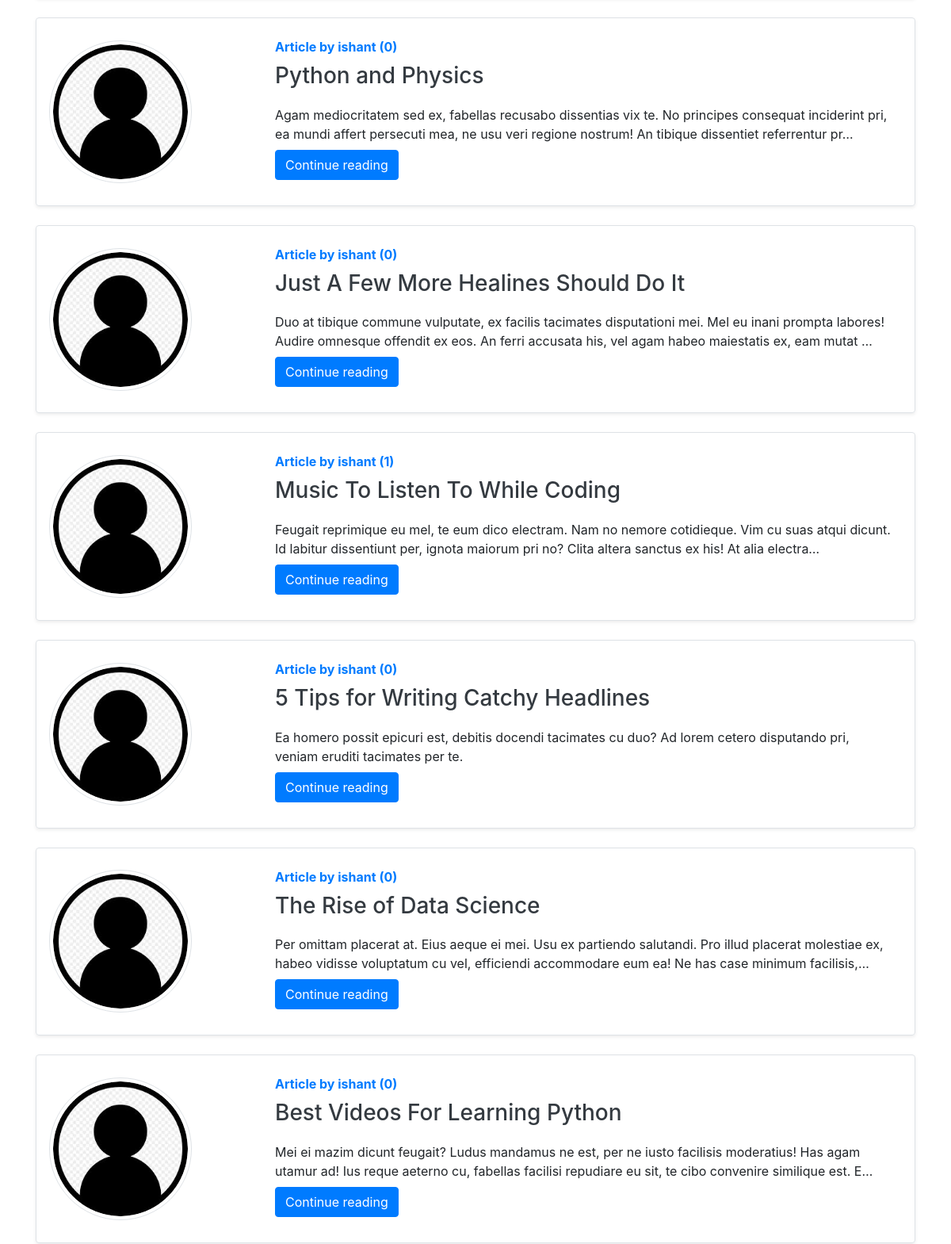
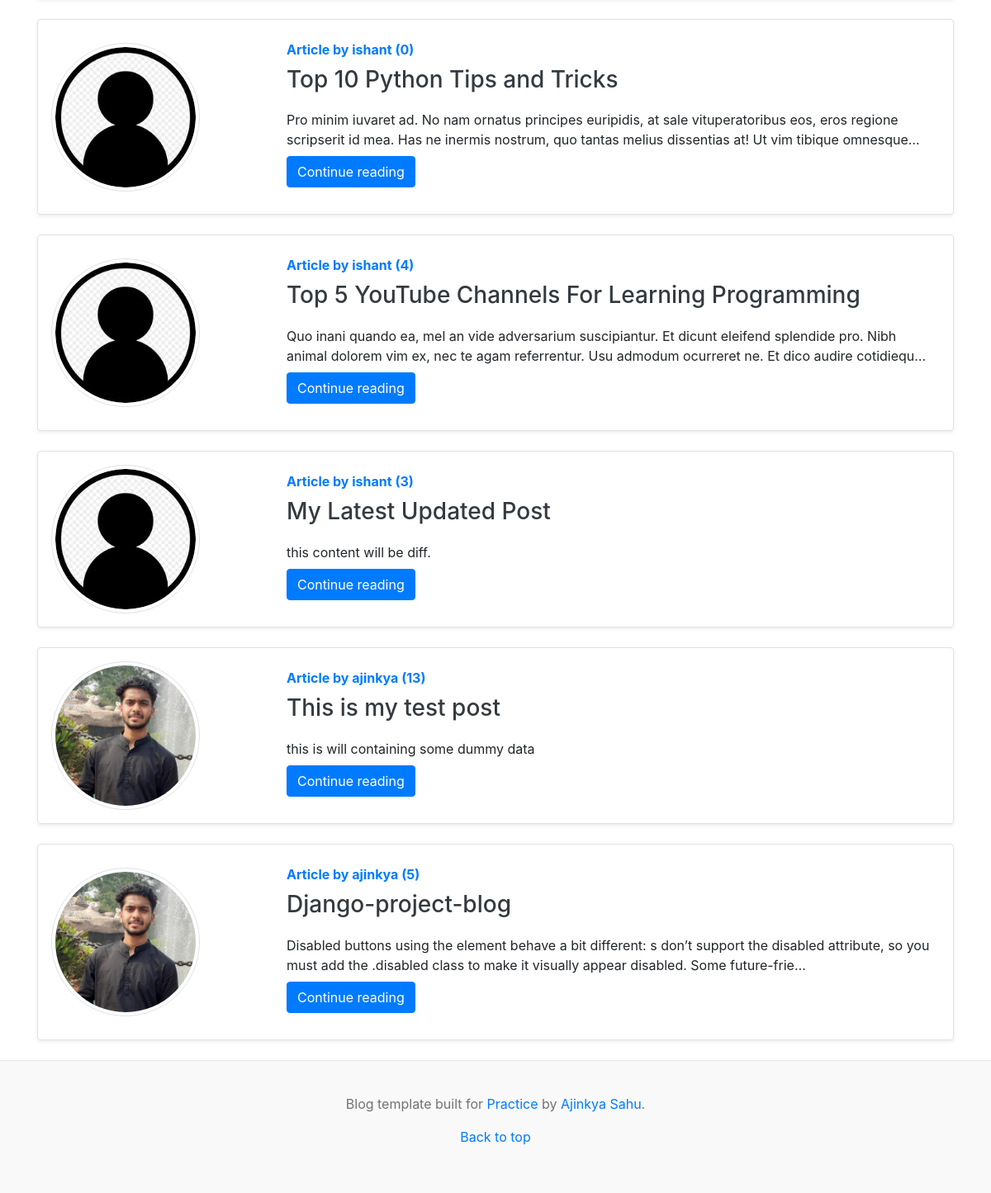
Page /home (lower part) on the earlier database version (2 pictures, top to bottom).
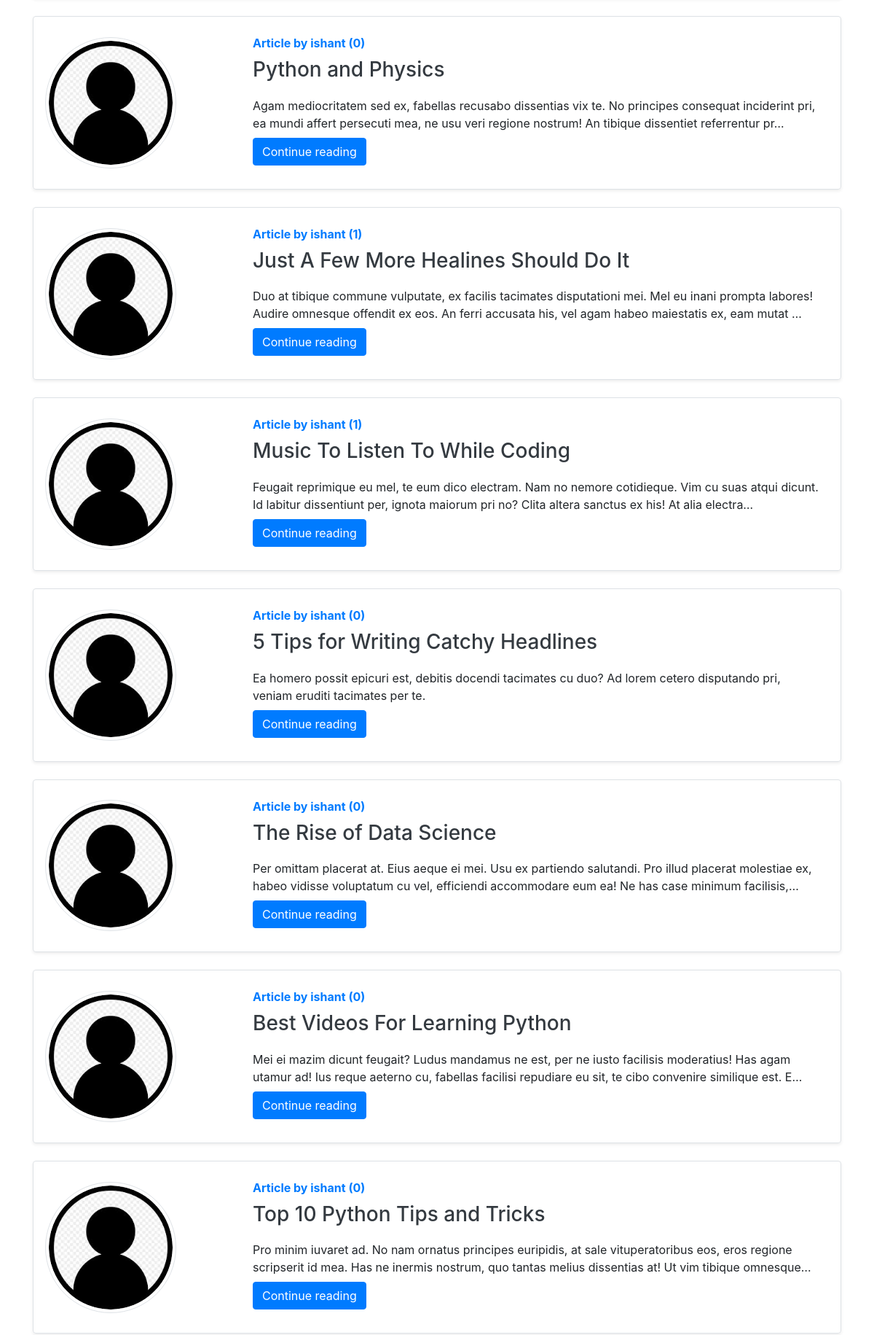
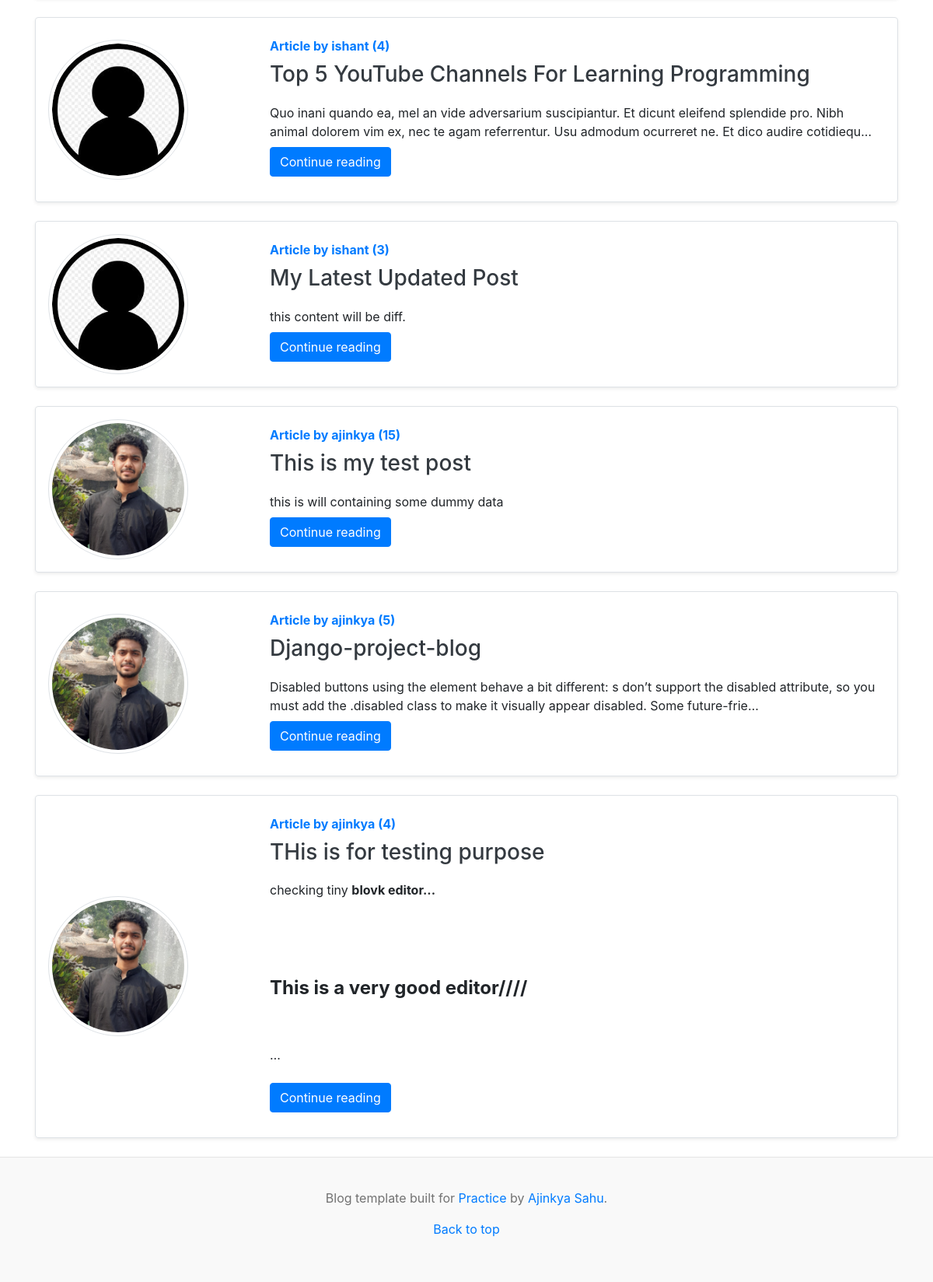
Same page on the later database version (2 pictures, top to bottom).
### blog/models.py (models this page shows, shortened)
class Post(models.Model):
    sno=models.AutoField(primary_key=True)
    title=models.CharField(max_length=255,unique = True)
    author=models.ForeignKey(User, on_delete=models.CASCADE)     #, null=True)
    slug=models.CharField(max_length=130)
    views= models.IntegerField(default=0)
    timeStamp=models.DateTimeField(default = now)
    content =  HTMLField()

### users/models.py (models this page shows, shortened)
class Profile(models.Model):
    user = models.OneToOneField(User,on_delete=models.CASCADE)
    image = models.ImageField(default="default.jpg",upload_to = 'profile_pics')

### home/views.py (the view)
# urls.py: 2. Add a URL to urlpatterns:  path('', views.home, name='home')
def home(request):
    allPosts= Post.objects.all()
    context={'allPosts': allPosts}
    return render(request,'home/home.html',context)

### templates/home/home.html (shortened to what this page needs)
{% extends 'base.html' %} {% block title %} Home{% endblock title %} {% block homeactive %}active{% endblock homeactive %} {% block body %}
<div class="container">
    {% for post in allPosts  %}
    <div class="row no-gutters border align-items-center rounded overflow-hidden flex-md-row mb-4 shadow-sm h-md-250 my-4 position-relative">
        <div class="col-3 d-none d-lg-block p-3">
            <img src="{{post.author.profile.image.url}}" class="img-thumbnail rounded-circle" style="height:180px;width:180px;" alt="img - {{post.author.username}}">
        </div>
        <div class="col p-4 d-flex flex-column position-static">
            <strong class="d-inline-block mb-2 text-primary">Article  by {{post.author}} ({{post.views}})</strong>
            <h3 class="mb-0"><a class="text-dark" href="{% url 'blog:blogPost' post.title %}">{{post.title}} </a> </h3>
            <p class="card-text mb-auto mt-3">{{post.content|safe |truncatechars:200}}</p>
            <div class="my-2">
            	<a href="{% url 'blog:blogPost' post.title %}" role="button" class="btn btn-primary">Continue reading</a>
            </div>
        </div>
    </div>
    {% endfor %}
</div>
{% endblock %}

### templates/base.html (shortened to what this page needs)
<!doctype html>
<html lang="en">
<head>
    <link rel="stylesheet" href="https://stackpath.bootstrapcdn.com/bootstrap/4.5.2/css/bootstrap.min.css">
</head>
<body>
    <main style="min-height:600px;">
        {% block body %} {% endblock body %} {% block js %} {% endblock js %}
    </main>
    <footer class="blog-footer">
        <p>Blog template built for <a href="">Practice</a> by <a href="https://www.linkedin.com/in/ajinkya-sahu/">Ajinkya Sahu</a>.</p>
        <p>
            <a href="#top">Back to top</a>
        </p>
    </footer>
</body>
</html>

### templates/base.html (style rules this page uses)
.blog-footer { padding: 2.5rem 0; color: #727272; text-align: center; background-color: #f9f9f9; border-top: .05rem solid #e5e5e5; margin-top: 20px; }

Differences in the rows shown:
changed Post "Just A Few More Healines Should Do It": views "0" → "1"
changed Post "This is my test post": views "13" → "15"
added Post: author.profile.image (picture), author "ajinkya", views "4", title "THis is for testing purpose", content "checking tiny blovk editor... This is a very good editor//// …"
